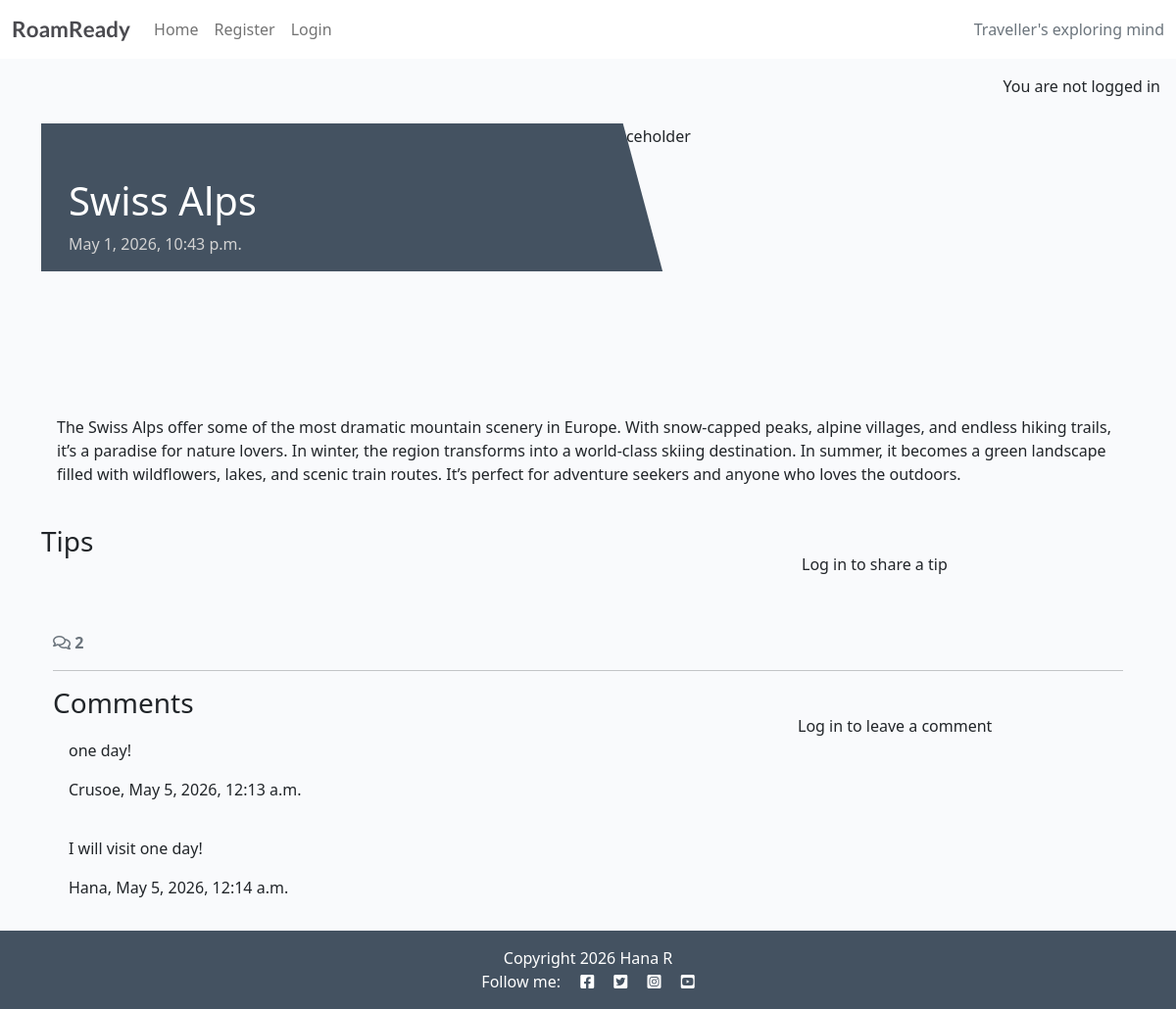
/11/, run on an earlier commit of the app's database.
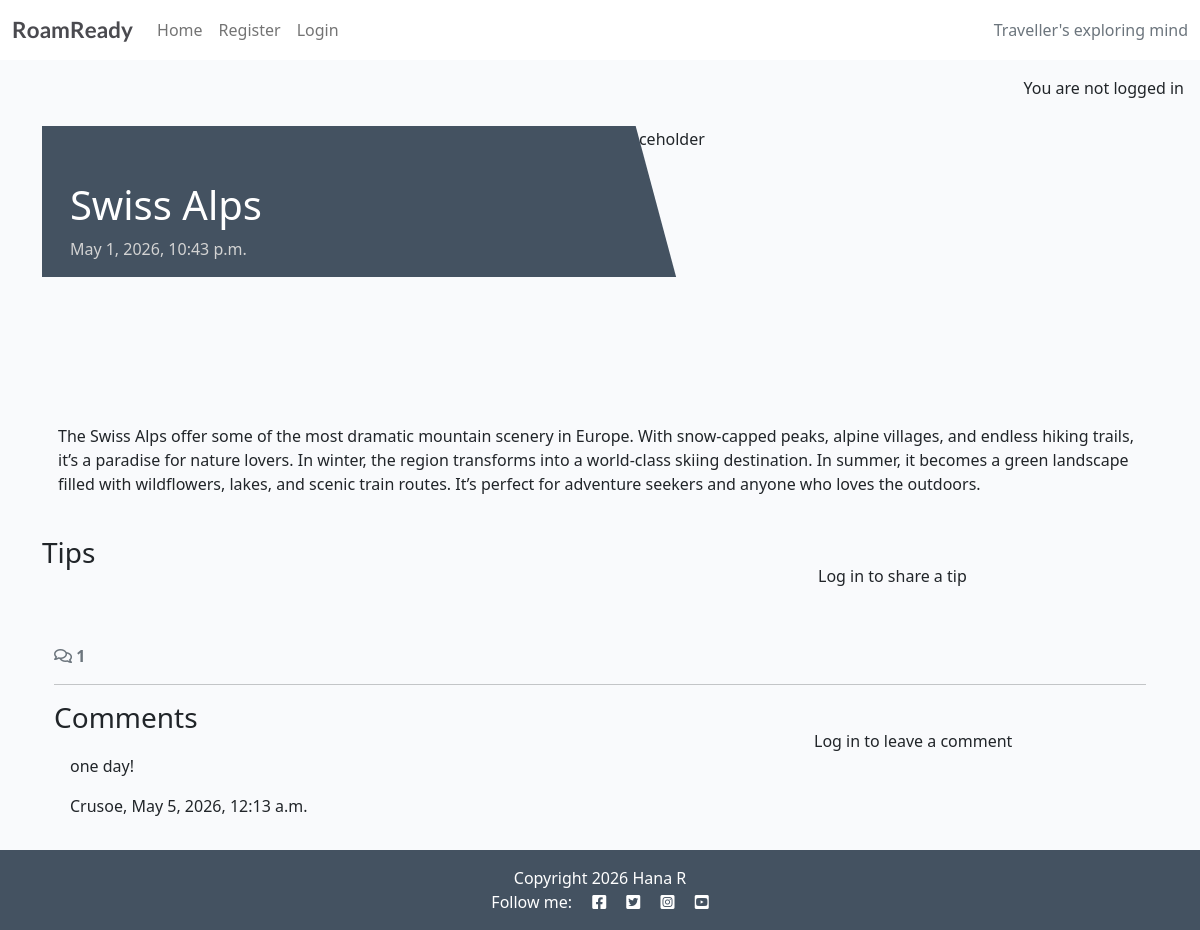
And on a later commit of the database.
### destinations/models.py (models this page shows, shortened)
class Comment(models.Model):
    destination = models.ForeignKey(Destination, on_delete=models.CASCADE, related_name="comments")
    user = models.ForeignKey(User, on_delete=models.CASCADE, related_name="comments", null=True, blank=True)
    text = models.TextField()
    created_on = models.DateTimeField(auto_now_add=True)
    approved = models.BooleanField(default=False)

### destinations/views.py (the view, shortened to what this page needs)
# urls.py: path('<int:pk>/', views.destination_detail, name='destination_detail'),
def destination_detail(request, pk):
    destination = get_object_or_404(Destination, pk=pk)
    comments = destination.comments.all().order_by("-created_on")
    comment_count = destination.comments.filter(approved=True).count()
    tips = destination.tips.all().order_by("tip_type")
    comment_form = CommentForm()
    tip_form = TipForm()
    return render(
        request,
        "destinations/destination_detail.html",
        {"destination": destination,
         "comments":comments,
         "comment_count": comment_count,
         "comment_form": comment_form,
         "tip_form": tip_form
         },
    )

### destinations/templates/destinations/destination_detail.html (shortened to what this page needs)
{% extends 'base.html' %} {% block content %}
{% load static %}
{% load crispy_forms_tags %}
<div class="masthead">
    <div class="container">
        <div class="row g-0">
            <div class="col-md-6 masthead-text">
                <h1 class="post-title">{{ destination.name }}</h1>
                <p class="post-subtitle">{{ destination.created_on }}</p>
            </div>
            <div class="d-none d-md-block col-md-6 masthead-image">
                <img src="{% static 'images/default.jpg' %}" class="scale" alt="placeholder">
            </div>
        </div>
    </div>
</div>
<div class="container">
    <div class="row">
        <div class="col card mb-4  mt-3 left  top">
            <div class="card-body ">
                <p class="card-text">
                    {{ destination.description | safe }}
                </p>
            </div>
        </div>
    </div>
</div>
<div class="container">
    <div class="row">
        <div class="col-md-8">
            <h3>Tips</h3>
        </div>
        <div class="col-md-4">
            <div class="card mb-4 mt-3">
                <div class="card-body">
                    {% if user.is_authenticated %}
                    <h4>Add a tip</h4>
                    <p class="mb-2">Posting as: {{ user.username }}</p>
                    <form id="tipForm" method="post" style="margin-top: 1.3em;">
                        {% csrf_token %}
                        {{ tip_form | crispy }}
                        <button id="tipSubmitButton" type="submit" class="btn btn-signup btn-lg">Submit</button>
        </form>
        {% else %}
        <p>Log in to share a tip</p>
        {% endif %}
      </div>
        </div>
    </div>
</div>
<div class="container">
    <div class="row">
        <div class="col-12">
            <strong class="text-secondary">
                <i class="far fa-comments"></i> {{ comment_count }}
            </strong>
        </div>
        <div class="col-12">
            <hr>
        </div>
    </div>
    <div class="row">
        <div class="col-md-8">
            <h3 class="mb-0">Comments</h3>
            {% for comment in destination.comments.all %}
            <div class="card mb-2">
                <div class="card-body {% if not comment.approved and comment.user == user %}faded{% elif not comment.approved %}d-none{% endif %}">
                    <div id="comment{{ comment.id }}" class="card-id">{{ comment.text | linebreaks }}</div>
                    <p  class="card-text {% if not comment.approved and comment.user == user %}faded{% endif %}">{{ comment.user }}, {{ comment.created_on }}</p>
                </div>
            </div>
            {% empty %}
            <p class="text-muted">No comments yet</p>
            {% endfor %}
        </div>
        <div class="col-md-4">
            <div class="card mb-4 mt-3">
                <div class="card-body">
                    {% if user.is_authenticated %}
                    <h4>Leave a comment</h4>
                    <p class="mb-2">Posting as: {{ user.username }}</p>
                    <form id="commentForm" method="post" style="margin-top: 1.3em;">
                        {% csrf_token %}
                        {{ comment_form | crispy}}
                        <button id="commentSubmitButton" type="submit" class="btn btn-signup btn-lg">Submit</button>
                    </form>
                    {% else %}
                    <p>Log in to leave a comment</p>
                    {% endif %}
                </div>
            </div>
        </div>
    </div>
</div>
{% endblock content %}

What changed in the data, as far as the page shows it:
no longer on this page (row edited): Comment: text "I will visit one day!", user "Hana", created_on "May 5, 2026, 12:14 a.m."
Also different on the page:
{{ comment_count }}: "2" → "1"
